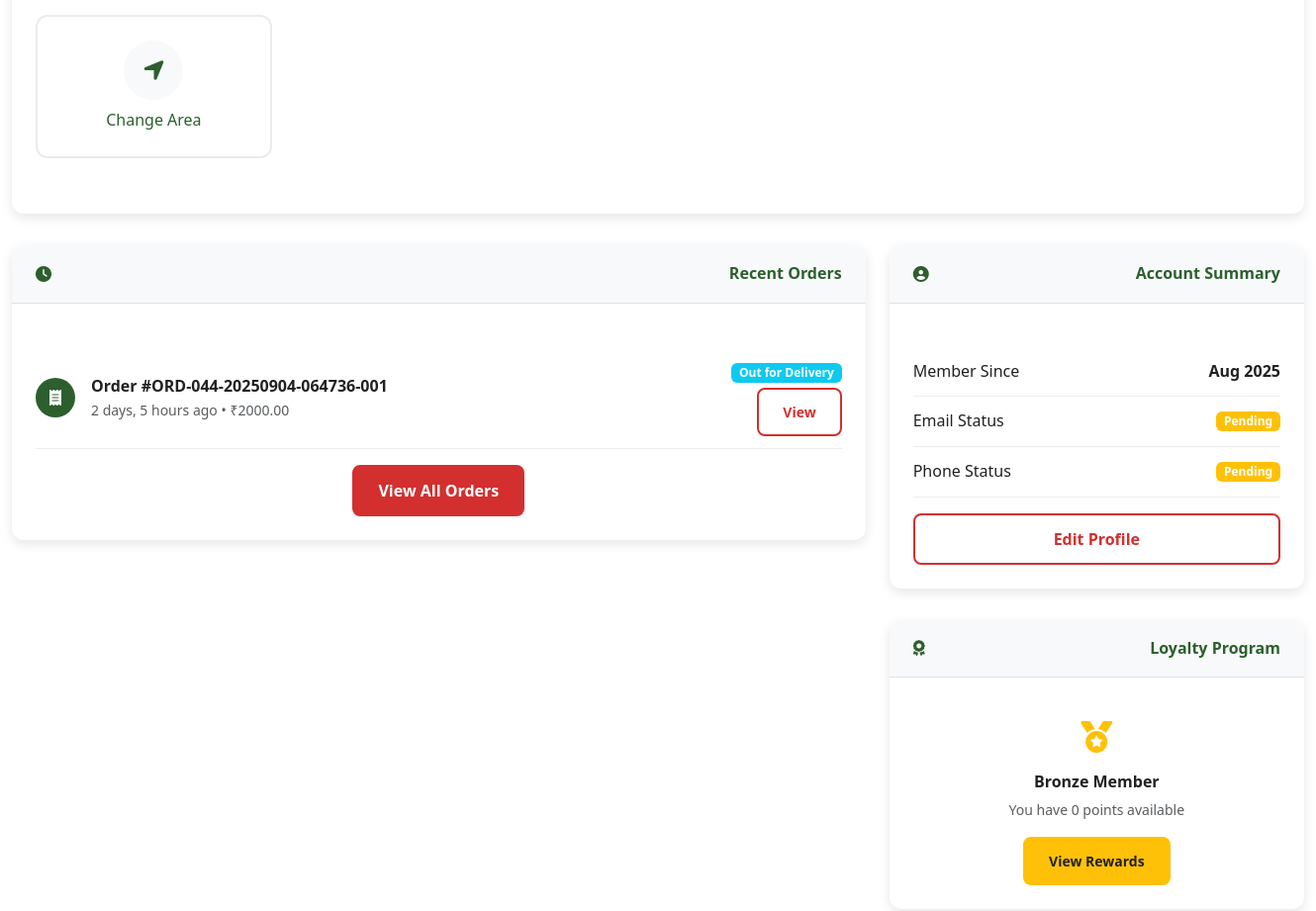
Page /dashboard/customer/ (signed in, middle part) on the earlier database version.
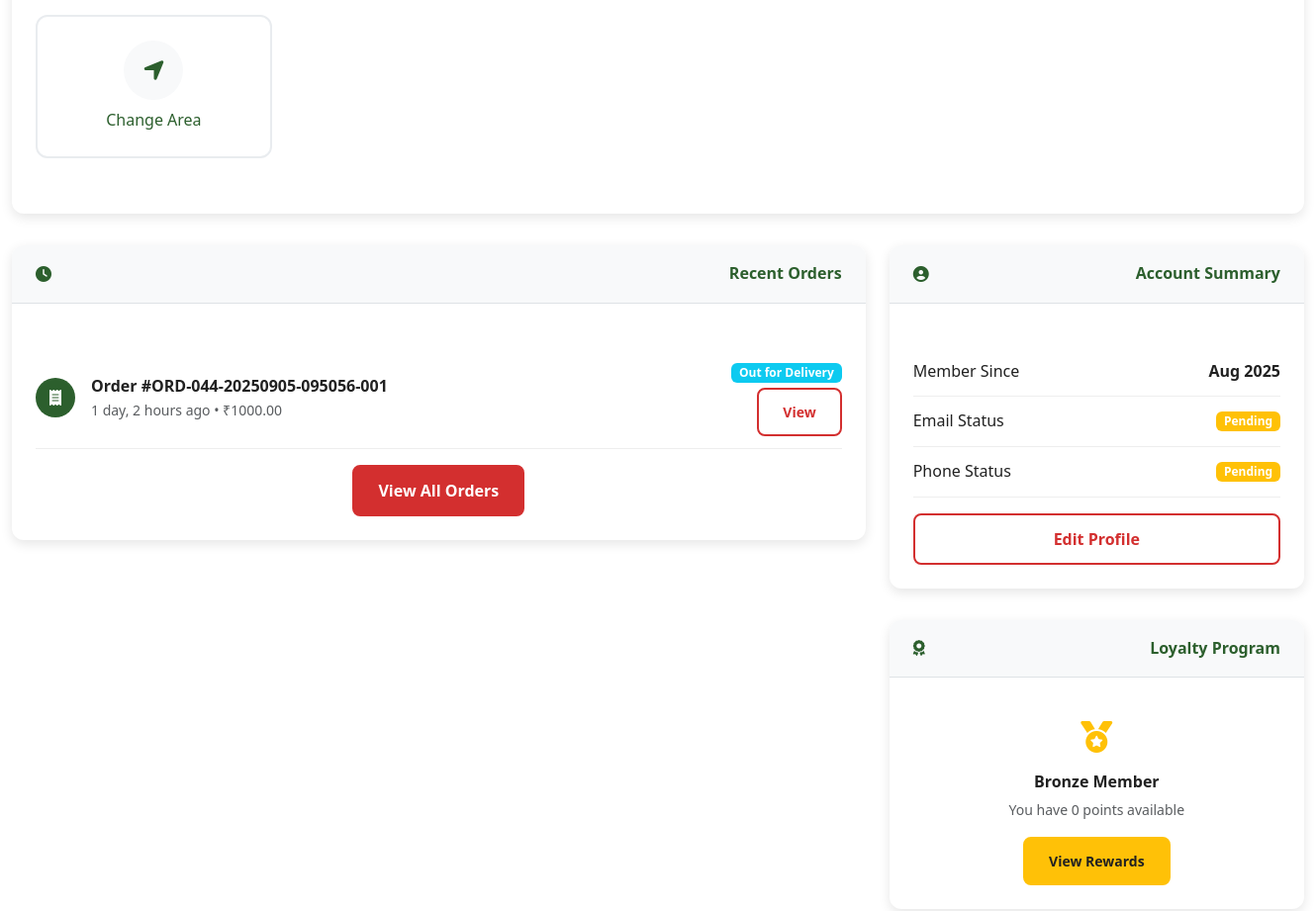
Same page on the later database version.
### orders/models.py (models this page shows, shortened)
class Order(TimeStampedModel):
    ORDER_STATUS = [
        ('placed', 'Placed'),
        ('confirmed', 'Confirmed'),
        ('preparing', 'Preparing'),
        ('packed', 'Packed'),
        ('ready_for_pickup', 'Ready for Pickup'),
        ('handed_to_delivery', 'Handed to Delivery Agent'),
        ('out_for_delivery', 'Out for Delivery'),
        ('delivered', 'Delivered'),
        ('cancelled', 'Cancelled'),
        ('refunded', 'Refunded'),
    ]
    PAYMENT_STATUS = [
        ('pending', 'Pending'),
        ('paid', 'Paid'),
        ('failed', 'Failed'),
        ('refunded', 'Refunded'),
    ]
    PAYMENT_METHODS = [
        ('cod', 'Cash on Delivery'),
        ('upi', 'UPI'),
        ('card', 'Credit/Debit Card'),
        ('wallet', 'Digital Wallet'),
    ]
    order_id = models.UUIDField(default=uuid.uuid4, unique=True, editable=False)
    order_number = models.CharField(max_length=20, unique=True, db_index=True)
    user = models.ForeignKey(User, on_delete=models.CASCADE, related_name='orders')
    store = models.ForeignKey(Store, on_delete=models.CASCADE, related_name='orders')
    delivery_address = models.ForeignKey(Address, on_delete=models.PROTECT, related_name='orders')
    delivery_slot = models.ForeignKey(DeliverySlot, on_delete=models.PROTECT, blank=True, null=True)
    status = models.CharField(max_length=20, choices=ORDER_STATUS, default='placed')
    payment_status = models.CharField(max_length=10, choices=PAYMENT_STATUS, default='pending')
    payment_method = models.CharField(max_length=10, choices=PAYMENT_METHODS, default='cod')
    subtotal = models.DecimalField(max_digits=10, decimal_places=2)
    delivery_fee = models.DecimalField(max_digits=6, decimal_places=2, default=Decimal('0.00'))
    tax_amount = models.DecimalField(max_digits=8, decimal_places=2, default=Decimal('0.00'))
    discount_amount = models.DecimalField(max_digits=8, decimal_places=2, default=Decimal('0.00'))
    total_amount = models.DecimalField(max_digits=10, decimal_places=2)
    estimated_delivery_time = models.DateTimeField(blank=True, null=True)
    actual_delivery_time = models.DateTimeField(blank=True, null=True)
    delivery_instructions = models.TextField(blank=True, null=True)
    handover_to_delivery_time = models.DateTimeField(blank=True, null=True)
    delivery_agent_confirmed = models.BooleanField(default=False)
    store_handover_confirmed = models.BooleanField(default=False)
    store_handover_time = models.DateTimeField(blank=True, null=True)
    customer_delivery_confirmed = models.BooleanField(default=False)
    customer_delivery_time = models.DateTimeField(blank=True, null=True)
    handover_verification_code = models.CharField(max_length=6, blank=True, null=True)
    delivery_confirmation_code = models.CharField(max_length=8, blank=True, null=True, help_text="Code for final delivery confirmation")
    handover_code = models.CharField(max_length=6, blank=True, null=True, help_text="6-digit alphanumeric code for store-to-delivery handover")
    payment_id = models.CharField(max_length=100, blank=True, null=True)
    payment_details = models.JSONField(default=dict, blank=True)
    customer_notes = models.TextField(blank=True, null=True)
    store_notes = models.TextField(blank=True, null=True)
    class Meta:
        ordering = ['-created_at']
        indexes = [
            models.Index(fields=['user', 'status']),
            models.Index(fields=['store', 'status']),
            models.Index(fields=['order_number']),
            models.Index(fields=['status', 'created_at']),
        ]

### core/dashboard_views.py (the view)
# urls.py: path('dashboard/customer/', CustomerDashboardView.as_view(), name='customer_dashboard'),
class CustomerDashboardView(LoginRequiredMixin, TemplateView):
    template_name = 'dashboards/customer_dashboard.html'
    def dispatch(self, request, *args, **kwargs):
        if request.user.user_type not in ['customer']:
            return redirect('core:dashboard_router')
        return super().dispatch(request, *args, **kwargs)
    def get_context_data(self, **kwargs):
        context = super().get_context_data(**kwargs)
        user = self.request.user
        from orders.models import Order
        recent_orders = Order.objects.filter(user=user).order_by('-created_at')[:5]
        wishlist_count = 0
        if hasattr(user, 'wishlists'):
            wishlist_count = user.wishlists.count()
        loyalty_points = 0
        if hasattr(user, 'loyalty_account'):
            loyalty_points = user.loyalty_account.available_points
        context.update({
            'recent_orders': recent_orders,
            'wishlist_count': wishlist_count,
            'loyalty_points': loyalty_points,
            'dashboard_title': f'Welcome back, {user.get_full_name() or user.username}!',
            'user_type': 'customer'
        })
        return context

### accounts/models.py (called while the page is built)
    @classmethod
    def get_active_banners(cls, location=None):
        now = timezone.now()
        queryset = cls.objects.filter(
            is_active=True,
            valid_from__lte=now,
            valid_until__gte=now
        ).order_by('display_order', '-created_at')
        if location:
            queryset = queryset.filter(display_location=location)
        return queryset

### core/banner_context.py (called while the page is built)
def promotional_banners(request):
    return {
        'home_top_banners': PromotionalBanner.get_active_banners('home_top'),
        'home_middle_banners': PromotionalBanner.get_active_banners('home_middle'),
        'home_bottom_banners': PromotionalBanner.get_active_banners('home_bottom'),
        'loyalty_banners': PromotionalBanner.get_active_banners('loyalty_dashboard'),
        'checkout_banners': PromotionalBanner.get_active_banners('checkout'),
    }

### core/context_processors.py (called while the page is built, shortened)
def admin_context(request):
    context = {}
    return context

### templates/dashboards/customer_dashboard.html (shortened to what the changed rows need)
{% extends 'dashboards/base_dashboard.html' %}
{% load static %}
{% block dashboard_content %}
<div class="row">
    <div class="col-md-8">
        <div class="section-card">
            <div class="section-body">
                {% if recent_orders %}
                    {% for order in recent_orders %}
                    <div class="list-item">
                        <div class="d-flex align-items-center">
                            <div class="me-3">
                                <div class="stat-icon" style="width: 40px; height: 40px; font-size: 1rem;">
                                    <i class="fas fa-receipt"></i>
                                </div>
                            </div>
                            <div>
                                <div class="fw-bold">Order #{{ order.order_number|default:order.id }}</div>
                                <div class="text-muted small">
                                    {{ order.created_at|timesince }} ago •
                                    ₹{{ order.total_amount }}
                                </div>
                            </div>
                        </div>
                        <div class="text-end">
                            <span class="badge bg-{% if order.status == 'delivered' %}success{% elif order.status == 'cancelled' %}danger{% elif order.status == 'pending' %}warning{% else %}info{% endif %}">
                                {{ order.get_status_display }}
                            </span>
                            <div class="mt-1">
                                <a href="{% url 'orders:order_detail' order.id %}" class="btn btn-sm btn-outline-primary">
                                    View
                                </a>
                            </div>
                        </div>
                    </div>
                    {% endfor %}
                {% endif %}
            </div>
        </div>
    </div>
</div>
{% endblock %}

Differences in the rows shown:
removed Order: order_number "ORD-044-20250904-064736-001", created_at "2 days, 5 hours", total_amount "2000.00", status "Out for Delivery"
added Order: order_number "ORD-044-20250905-095056-001", created_at "1 day, 2 hours", total_amount "1000.00", status "Out for Delivery"
